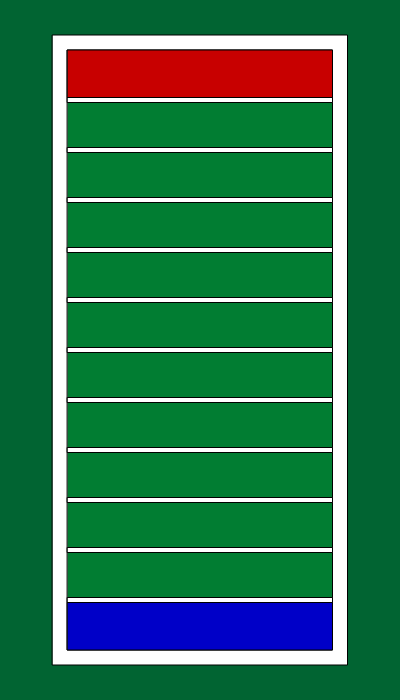
Frame 1 (no input)
Frame 60 (no input): identical to frame 1, image omitted
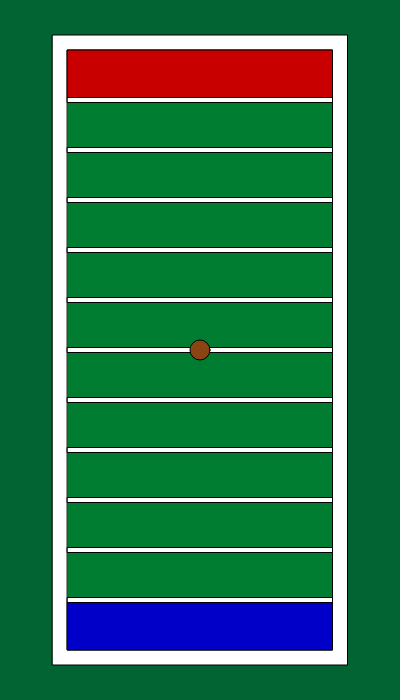
Frame 120 (the mouse pressed at the canvas centre since frame 60)

The p5.js sketch that drew these frames (run headless with seeded random() and noise() and a simulated clock; from frame 60 on, the mouse is pressed at the canvas centre):

// p5.js sketch
// ── sketch.js
// Parker Jackson
// Football Field - CS201 project
// Last Updated: 12/12/2023

let can_width = 400;
let can_length = 700;

let scale_ratio = 5;

let border_width = 15;
let line_width = 5;

let field_width = 53;
let field_length = 120;

let up_left_corner_x =
  (can_width - scale_ratio * field_width - 2 * border_width) / 2;
let up_left_corner_y =
  (can_length - scale_ratio * field_length - 2 * border_width) / 2;

let footballDiameter = 20;
let footballX = up_left_corner_x + (scale_ratio * field_width) / 2;
let footballY = up_left_corner_y + (scale_ratio * field_length) / 2;

function setup() {
  createCanvas(can_width, can_length);
  noCursor();
}

function draw() {
  background(1, 100, 50);
  createField();
  drawFootball();

  // Check if the cursor is in the end zone
  if (
    up_left_corner_x + border_width <= mouseX &&
    mouseX <= up_left_corner_x + border_width + field_width * scale_ratio
  ) {
    // Check red end zone
    if (
      up_left_corner_y + border_width <= mouseY &&
      mouseY <=
        up_left_corner_y + border_width + 10 * scale_ratio - line_width / 2
    ) {
      background(200, 0, 0); // Red end zone
      fill(0); // black text
      textSize(60);
      text("Touchdown \nRed!", can_width / 8, can_length / 4);
      noLoop();
      return;
    } else if (
      // Check blue end zone
      up_left_corner_y +
        border_width +
        field_length * scale_ratio -
        (10 * scale_ratio + line_width / 2) <=
        mouseY &&
      mouseY <= up_left_corner_y + border_width + field_length * scale_ratio
    ) {
      background(0, 0, 200); // Blue end zone
      fill(0); // black text
      textSize(60);
      text("Touchdown \nBlue!", can_width / 8, can_length / 4);
      noLoop();
      return;
    }
  }
}

function createField() {
  // Create outer border
  fill(255);
  rect(
    up_left_corner_x,
    up_left_corner_y,
    scale_ratio * field_width + 2 * border_width,
    scale_ratio * field_length + 2 * border_width
  );

  // Fill in field inside border "grass"
  fill(1, 125, 50);
  rect(
    up_left_corner_x + border_width,
    up_left_corner_y + border_width,
    scale_ratio * field_width,
    scale_ratio * field_length
  );

  // Create yard lines, every 10 yards
  for (let i = 1; i < field_length / 10; i++) {
    let lineY = up_left_corner_y + border_width + i * 10 * scale_ratio;
    fill(255);
    rect(
      up_left_corner_x + border_width,
      lineY - line_width / 2,
      scale_ratio * field_width,
      line_width
    );
  }

  // Color end zones
  fill(200, 0, 0); // Red
  rect(
    up_left_corner_x + border_width,
    up_left_corner_y + border_width,
    field_width * scale_ratio,
    10 * scale_ratio - line_width / 2
  );

  fill(0, 0, 200); // Blue
  rect(
    up_left_corner_x + border_width,
    up_left_corner_y +
      border_width +
      field_length * scale_ratio +
      line_width / 2 -
      10 * scale_ratio,
    field_width * scale_ratio,
    10 * scale_ratio - line_width / 2
  );
}

function drawFootball() {
  // Check if the cursor is within the entire field (including borders)
  if (
    mouseX >= up_left_corner_x &&
    mouseX <= up_left_corner_x + scale_ratio * field_width + 2 * border_width &&
    mouseY >= up_left_corner_y &&
    mouseY <= up_left_corner_y + scale_ratio * field_length + 2 * border_width
  ) {
    // Draw the football at the current mouse position
    fill(139, 69, 19); // Football color
    ellipse(footballX, footballY, footballDiameter, footballDiameter);

    // Update the football position to follow the cursor
    footballX = mouseX;
    footballY = mouseY;
  }
}
